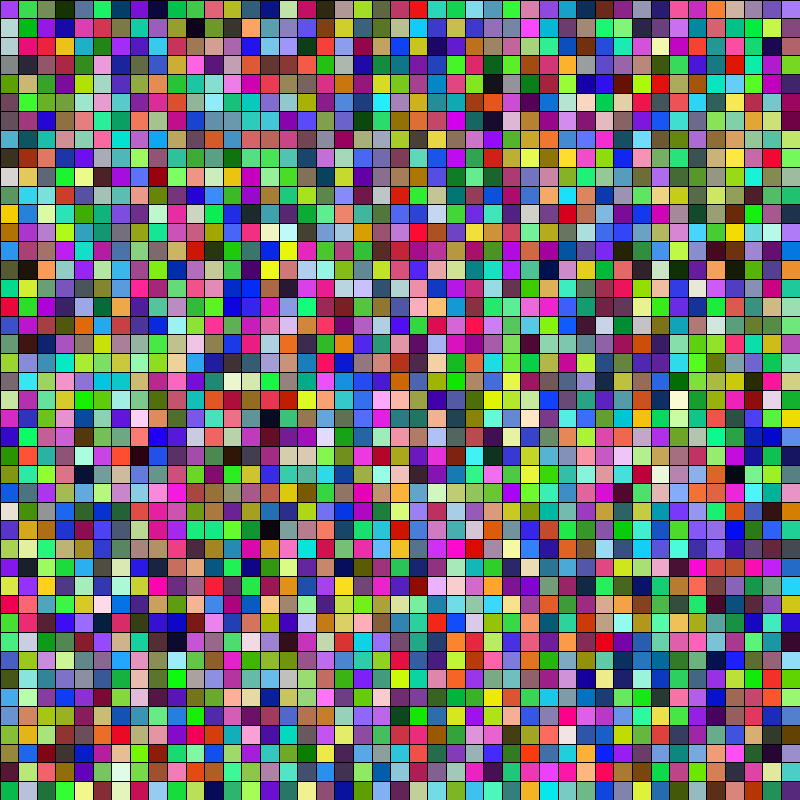
Frame 1 (no input)
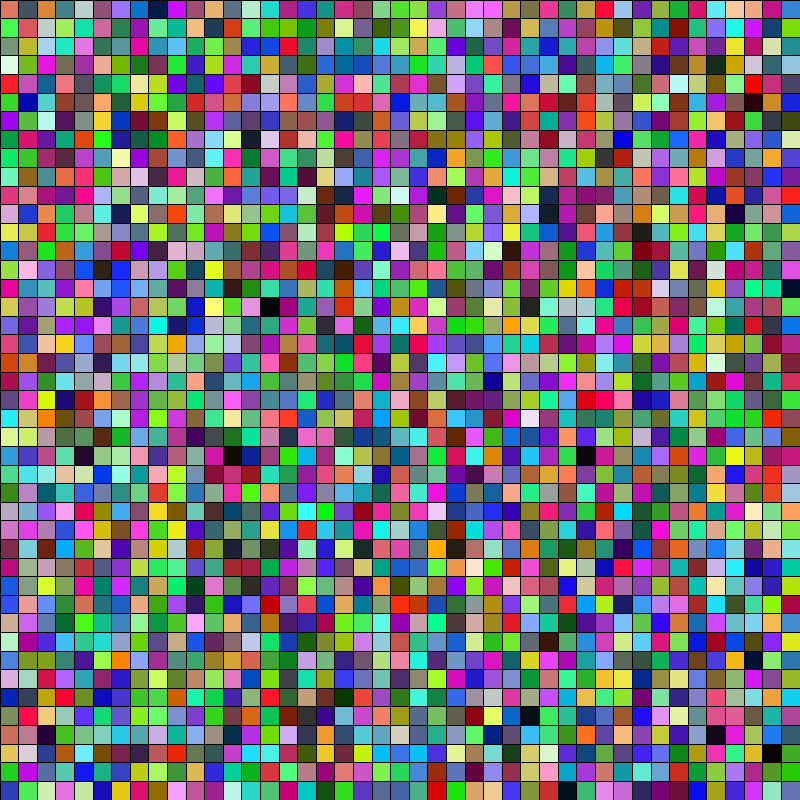
Frame 60 (the mouse pressed at the canvas centre just before this capture)
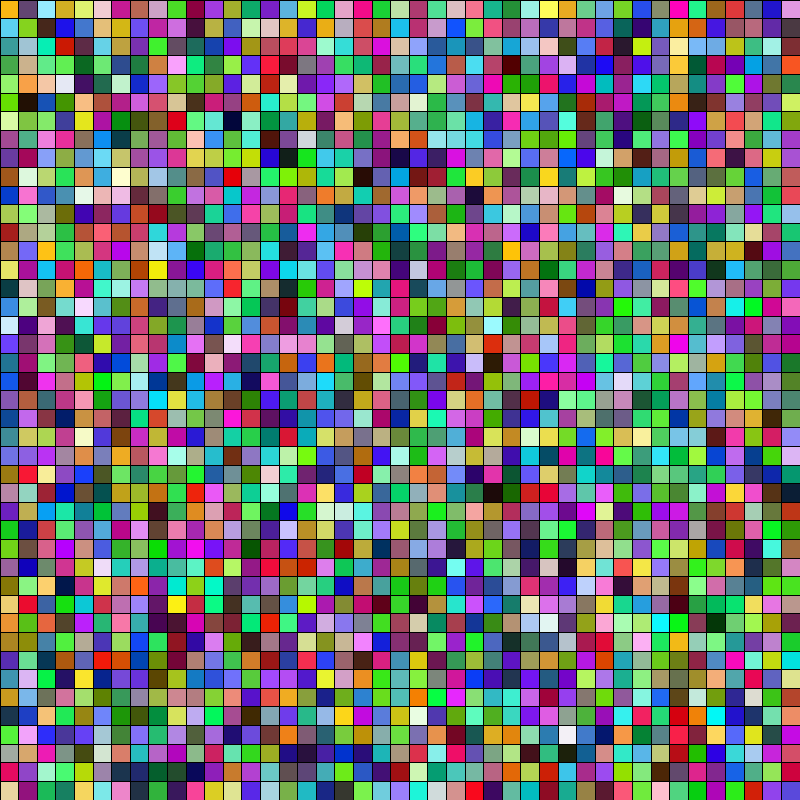
Frame 120 (the mouse held since frame 60 and released just before this capture)

The Processing sketch that drew these frames (run headless with seeded random() and noise(); from frame 60 on, the mouse is pressed at the canvas centre):

// Processing sketch: colored_grid_1
// ── colored_grid_1.pde
float W, H;
float s;
color ran;

//float[] w;
//loat[] h;
void setup() {
  size(800, 800);

  W = width;
  H = height;

  s = H/43;

  background(0, 0, 255);
}

void draw() {

  

  for (int i=0; i<100; i++) {
    for (int j=0; j<100; j++) {
      ran = color(random(255), random(255), random(255));
      fill(ran);
      rect(j*s, i*s, (1+j)*s, (i+1)*s);
    }
  }
}
